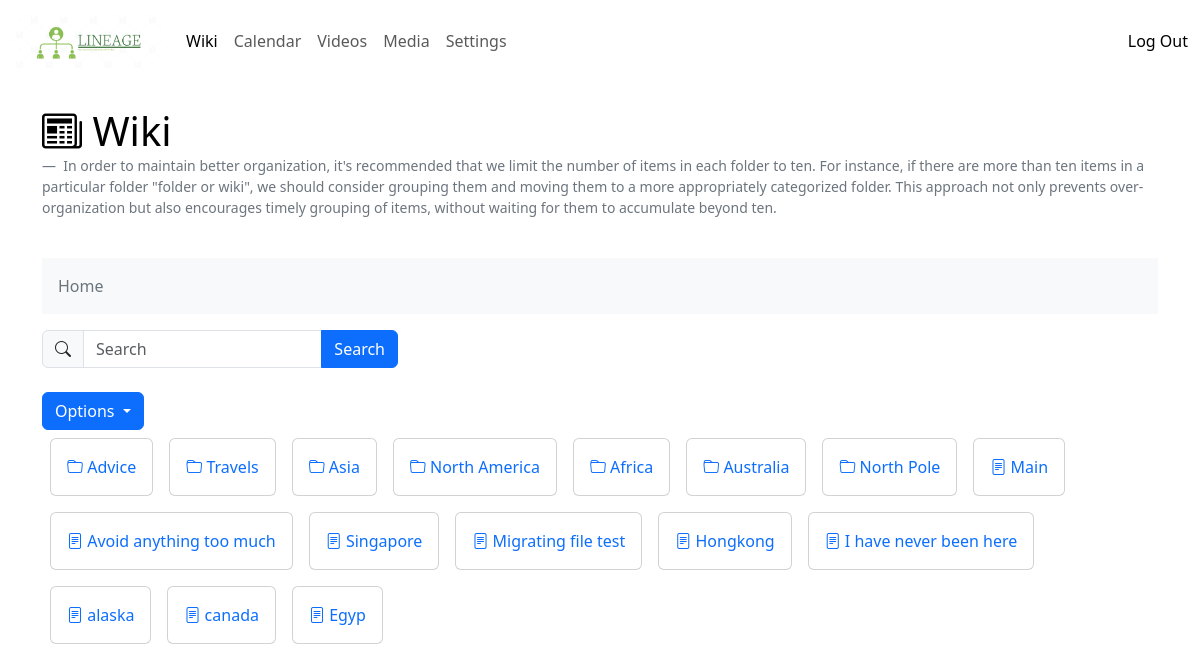
The app's page /wiki/search/ (signed in) with its own data.
### wiki/models.py (models this page shows, shortened)
class WikiFolder(models.Model):
    name = models.CharField(unique=True, max_length=255)
    folder_id = models.IntegerField()
    created_by = models.IntegerField()
    created_at = models.DateTimeField(auto_now_add=True)
    updated_by = models.IntegerField()
    updated_at = models.DateTimeField(auto_now_add=True)
    deleted_at = models.DateTimeField(null=True, blank=True)

class WikiContent(models.Model):
    title = models.CharField(unique=True, max_length=255)
    content = models.TextField()
    folder_id = models.IntegerField()
    created_by = models.IntegerField()
    created_at = models.DateTimeField(auto_now_add=True)
    updated_by = models.IntegerField()
    updated_at = models.DateTimeField(auto_now_add=True)
    deleted_at = models.DateTimeField(null=True, blank=True)

### wiki/views.py (the view)
# urls.py: path('search/', views.wiki_search, name='wiki search'),
@login_required(login_url='/')
def wiki_search(request):
    query = request.GET.get('search', '')
    wiki_folders = WikiFolder.objects.filter(name__icontains=query.lower())
    wikis = WikiContent.objects.filter(
        Q(title__icontains=query.lower()) |
        Q(content__icontains=query.lower())
    )
    context = {
        'wiki_folders': wiki_folders,
        'wikis': wikis,
        'folder_id': 0
    }
    return render(request, 'wiki/wiki_home.html', context)

### wiki/templates/wiki/wiki_home.html (shortened to what this page needs)
{% extends "base.html" %}
{% block content %}
    {% load static %}
    <link rel="stylesheet" href="{% static 'wiki/style.css' %}">
    <h1>
        <a class="header-link" href="{% url 'wiki home' %}">
            <i class="bi bi-newspaper"></i>
            Wiki
        </a>
    </h1>
    <p>
        <figcaption class="blockquote-footer">
            In order to maintain better organization, it's recommended that we limit the number of items in each folder to ten. For instance, if there are more than ten items in a particular folder "folder or wiki", we should consider grouping them and moving them to a more appropriately categorized folder. This approach not only prevents over-organization but also encourages timely grouping of items, without waiting for them to accumulate beyond ten.
        </figcaption>
    </p>
    <nav aria-label="breadcrumb">
        <ol class="breadcrumb text-bg-light p-3">
            <li class="breadcrumb-item">
                {% if trail|length == 0 %}
                    <span class="text-secondary">Home</span>
                {% else %}
                    <a href="{% url 'wiki home' %}">Home</a>
                {% endif %}
            </li>
        </ol>
    </nav>
    <div class="row">
        <div class="col-md-4">
            <form action="{% url 'wiki search' %}" method="get">
                <div class="input-group">
                    <span class="input-group-text">
                        <i class="bi bi-search"></i>
                    </span>
                    <input type="text" class="form-control" name="search" placeholder="Search" aria-label="Search">
                    <button type="submit" class="btn btn-primary">Search</button>
                </div>
            </form>
        </div>
      <div class="col-md-8"></div>
    </div>
    <br/>
    <div class="dropdown">
        <button type="button" class="btn btn-primary dropdown-toggle" data-bs-toggle="dropdown" aria-expanded="false">
            Options
        </button>
    </div>
    {% for folder in wiki_folders %}
        <div class="card float-md-start m-2">
            <div class="card-body">
                <a href="{% url 'wiki folder' folder.id %}" class="text-decoration-none">
                    <i class="bi bi-folder"></i>
                    {{ folder.name }}
                </a>
            </div>
        </div>
    {% endfor %}
    {% for wiki in wikis %}
        <div class="card float-md-start m-2">
            <div class="card-body">
                <a href="{% url 'wiki page' wiki.id %}" class="text-decoration-none">
                    <i class="bi bi-file-text"></i>
                    {{ wiki.title }}
                </a>
            </div>
        </div>
    {% endfor %}
{% endblock %}

### wiki/static/wiki/style.css (style rules this page uses)
.header-link { color: black; text-decoration: none; }

### records on screen
WikiFolder: name "Advice"
WikiFolder: name "Travels"
WikiFolder: name "Asia"
WikiFolder: name "North America"
WikiFolder: name "Africa"
WikiFolder: name "Australia"
WikiFolder: name "North Pole"
WikiContent: title "Main"
WikiContent: title "Avoid anything too much"
WikiContent: title "Singapore"
WikiContent: title "Migrating file test"
WikiContent: title "Hongkong"
WikiContent: title "I have never been here"
WikiContent: title "alaska"
WikiContent: title "canada"
WikiContent: title "Egyp"
